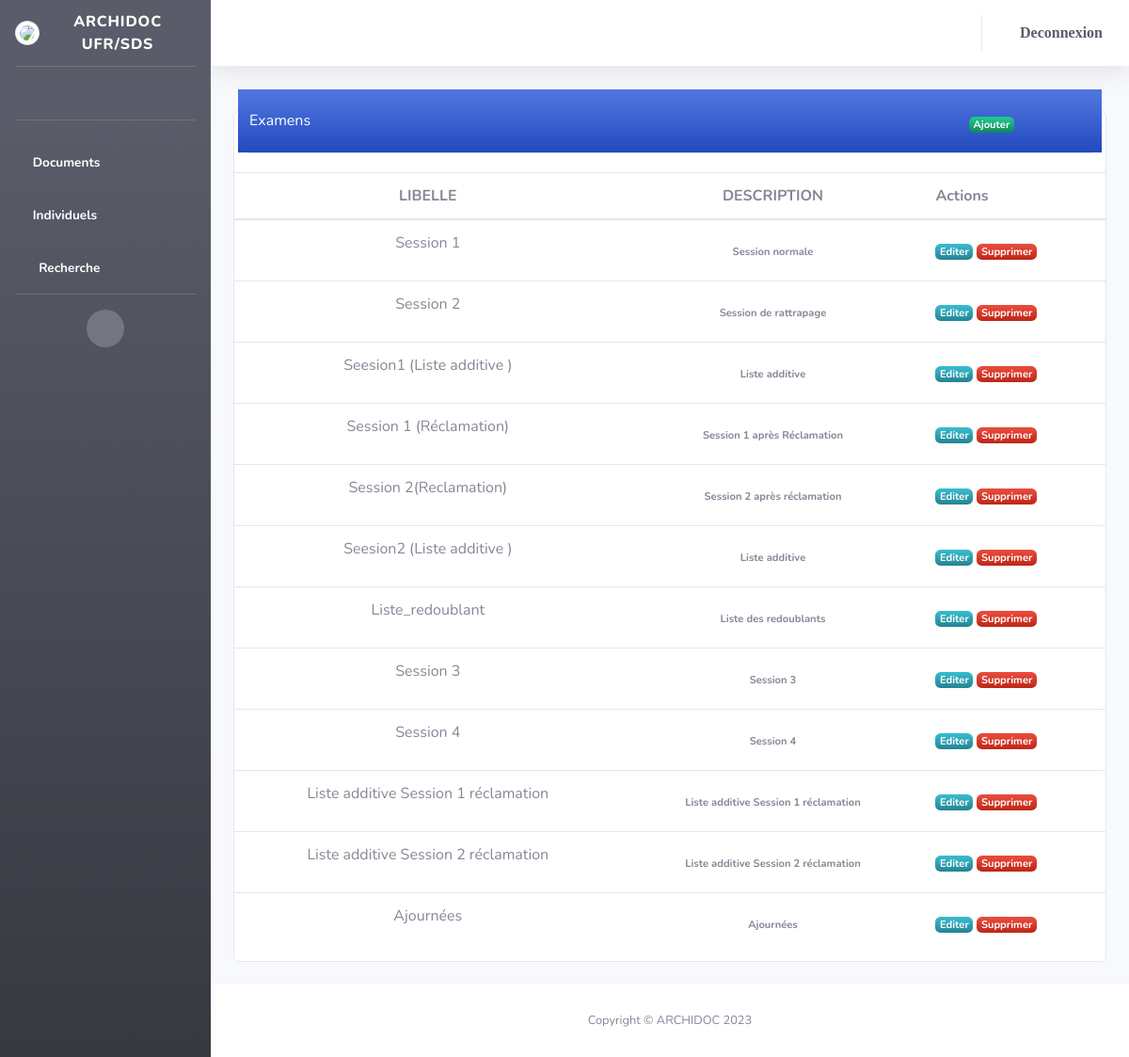
Page /parametres/list_examen/ on the committed database.
### parametres/models.py (models this page shows)
class Examen(models.Model):
	libelle= models.TextField()
	description = models.TextField()
	created= models.TimeField(auto_now=False, auto_now_add=True)
	updated= models.TimeField(auto_now=True, auto_now_add=False)

### parametres/views.py (the view)
# urls.py: path('list_examen/', views.list_examen, name='list_examen'),
def list_examen(request):
	if request.method == "POST":
		data = Examen()
		data.libelle=request.POST.get('libelle')
		data.description=request.POST.get('description')
		data.save()
	data=Examen.objects.all()
	return render(request,  'examen/index.html', {'data':data } )

### templates/examen/index.html (shortened to what this page needs)
 {% extends 'layouts/Layout.html'%}
 {% load static %}
 {% block content %}
      <div class="row">
        <div class="col-12">
          <div class="card my-4">
            <div class="card-header p-0 position-relative mt-n4 mx-3 z-index-2">
              <div class="bg-gradient-primary shadow-primary border-radius-lg pt-4 pb-3 row">
                <h6 class="text-white text-capitalize ps-3 col-10">Examens</h6>
                <div class="col-2">
                  <a href="{% url 'examen_form' id=0 %}"  class="right-align text-white font-weight-bold text-xs badge badge-sm bg-gradient-success">Ajouter</a>
                </div>
              </div>
            </div>
            <div class="card-body px-0 pb-2">
              <div class="table-responsive p-0">
                <table class="table align-items-center mb-0">
                  <thead>
                    <tr>
                      <th class=" text-center text-uppercase text-secondary text-xxs font-weight-bolder opacity-7">Libelle</th>
                      <th class="text-center text-uppercase text-secondary text-xxs font-weight-bolder opacity-7">Description</th>
                      <th class="text-secondary opacity-7">Actions</th>
                    </tr>
                  </thead>
                  <tbody>
                    {% for d in data %}
                    <tr>
                      <td>
                        <p class="align-middle text-center text-sm">{{d.libelle}}</p>
                      </td>
                      <td class="align-middle text-center text-sm">
                        <span class="text-secondary text-xs badge badge-sm ">{{d.description}}</span>
                      </td>
                      <td class="align-middle">
                        <a href="{% url 'examen_form' id=d.id %}" class="text-white font-weight-bold text-xs badge badge-sm bg-gradient-info" data-toggle="tooltip" data-original-title="Edit user">
                          Editer
                        </a>
                        <a href="{% url 'set_examen' id=d.id %}" class="text-white font-weight-bold text-xs badge badge-sm bg-gradient-danger" data-toggle="tooltip" data-original-title="Edit user">
                          Supprimer
                        </a>
                      </td>
                    </tr>
                    {% endfor %}
                  </tbody>
                </table>
              </div>
            </div>
          </div>
        </div>
      </div>
 {% endblock %}

### rows in the picture
Examen: libelle "Session 1", description "Session normale"
Examen: libelle "Session 2", description "Session de rattrapage"
Examen: libelle "Seesion1 (Liste additive )", description "Liste additive"
Examen: libelle "Session 1 (Réclamation)", description "Session 1 après Réclamation"
Examen: libelle "Session 2(Reclamation)", description "Session 2 après réclamation"
Examen: libelle "Seesion2 (Liste additive )", description "Liste additive"
Examen: libelle "Liste_redoublant", description "Liste des redoublants"
Examen: libelle "Session 3", description "Session 3"
Examen: libelle "Session 4", description "Session 4"
Examen: libelle "Liste additive Session 1 réclamation", description "Liste additive Session 1 réclamation"
Examen: libelle "Liste additive Session 2 réclamation", description "Liste additive Session 2 réclamation"
Examen: libelle "Ajournées", description "Ajournées"
